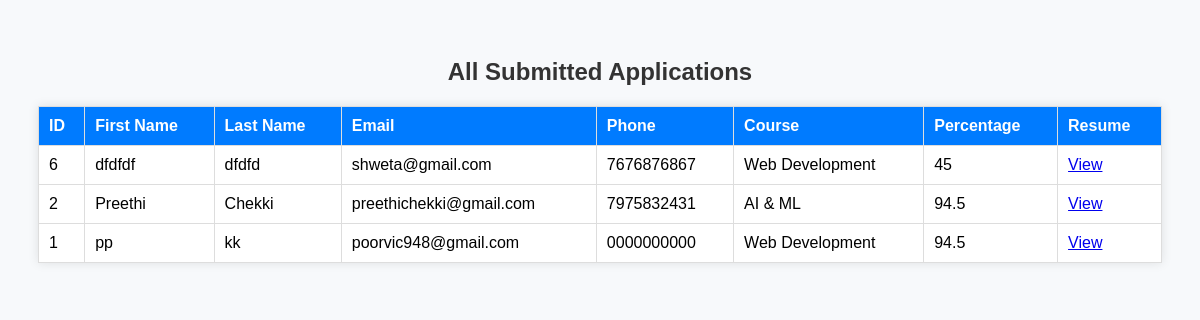
Screenshot of /display.php with the database file from the repository.
### tables this page shows
CREATE TABLE `applicants` (
  `id` int(11) NOT NULL,
  `first_name` varchar(100) DEFAULT NULL,
  `last_name` varchar(100) DEFAULT NULL,
  `dob` date DEFAULT NULL,
  `gender` varchar(20) DEFAULT NULL,
  `email` varchar(150) DEFAULT NULL,
  `phone` varchar(15) DEFAULT NULL,
  `alt_phone` varchar(15) DEFAULT NULL,
  `nationality` varchar(50) DEFAULT NULL,
  `address1` varchar(200) DEFAULT NULL,
  `address2` varchar(200) DEFAULT NULL,
  `city` varchar(100) DEFAULT NULL,
  `state` varchar(100) DEFAULT NULL,
  `country` varchar(100) DEFAULT NULL,
  `pincode` varchar(20) DEFAULT NULL,
  `qualification` varchar(100) DEFAULT NULL,
  `university` varchar(150) DEFAULT NULL,
  `passing_year` int(11) DEFAULT NULL,
  `percentage` varchar(20) DEFAULT NULL,
  `course` varchar(100) DEFAULT NULL,
  `mode` varchar(50) DEFAULT NULL,
  `timing` varchar(50) DEFAULT NULL,
  `skills` varchar(200) DEFAULT NULL,
  `experience` int(11) DEFAULT NULL,
  `hobbies` varchar(200) DEFAULT NULL,
  `comments` text DEFAULT NULL,
  `resume` varchar(255) DEFAULT NULL
);

### display.php (the view, shortened to what this page needs)
<?php
include 'config.php';
$sql = "SELECT * FROM applicants ORDER BY id DESC";
$result = $conn->query($sql);
?>
<!DOCTYPE html>
<html>
<head>
</head>
<body>
  <h2>All Submitted Applications</h2>
  <table>
    <tr>
      <th>ID</th>
      <th>First Name</th>
      <th>Last Name</th>
      <th>Email</th>
      <th>Phone</th>
      <th>Course</th>
      <th>Percentage</th>
      <th>Resume</th>
    </tr>
    <?php
    if ($result->num_rows > 0) {
      while($row = $result->fetch_assoc()) {
        echo "<tr>
          <td>{$row['id']}</td>
          <td>{$row['first_name']}</td>
          <td>{$row['last_name']}</td>
          <td>{$row['email']}</td>
          <td>{$row['phone']}</td>
          <td>{$row['course']}</td>
          <td>{$row['percentage']}</td>
          <td><a href='uploads/{$row['resume']}' target='_blank'>View</a></td>
        </tr>";
      }
    } else {
      echo "<tr><td colspan='8'>No applications found</td></tr>";
    }
    ?>
  </table>
</body>
</html>

### display.php (style rules this page uses)
body { font-family: Arial, sans-serif; background: #f7f9fb; padding: 30px; }
table { width: 100%; border-collapse: collapse; background: #fff; box-shadow: 0 0 10px rgba(0,0,0,0.1); }
th, td { padding: 10px; border: 1px solid #ddd; text-align: left; }
th { background: #007bff; color: white; }
h2 { color: #333; text-align: center; }

### rows the page displays
applicants: id "6", first_name "dfdfdf", last_name "dfdfd", email "shweta@gmail.com", phone "7676876867", course "Web Development", percentage "45"
applicants: id "2", first_name "Preethi", last_name "Chekki", email "preethichekki@gmail.com", phone "7975832431", course "AI & ML", percentage "94.5"
applicants: id "1", first_name "pp", last_name "kk", email "poorvic948@gmail.com", phone "0000000000", course "Web Development", percentage "94.5"
